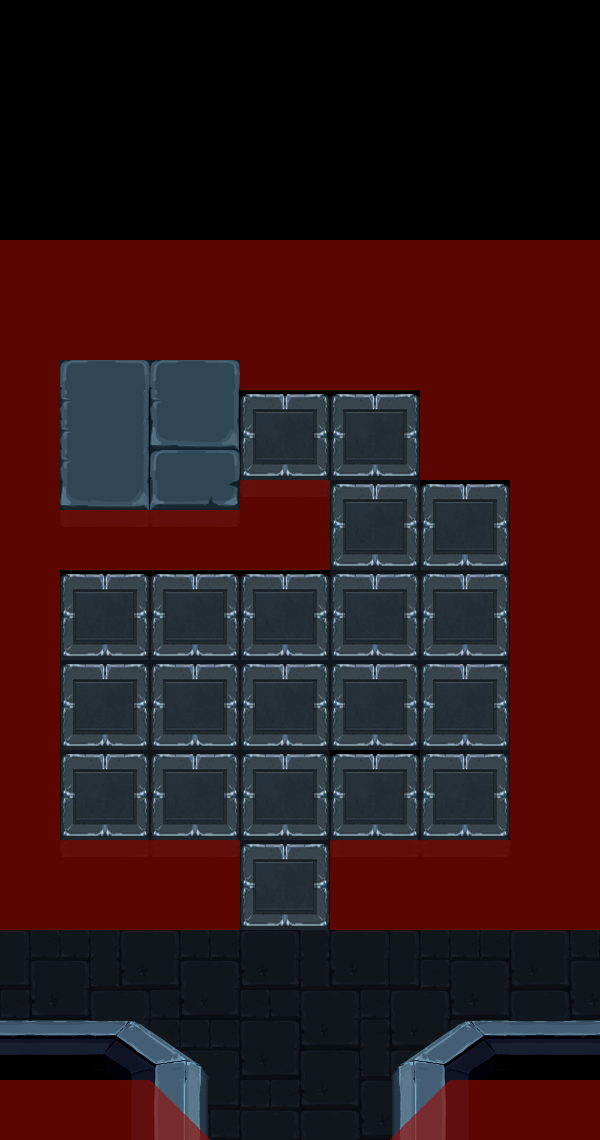

A level layout from a 2D game, rendered from its tile map. Below: a short description, then the map file with tile-grid data replaced by summaries:
An orthogonal 20x38 tile map with 30x30 px tiles, 6 tile layers (0, 1, Shadows, 11, ...), 25 tilesets and 53 objects (29x obj_obstacle, 20x number_on, start, obj_tutorial, obj_switch, ...).

<map version="1.0" orientation="orthogonal" width="20" height="38" tilewidth="30" tileheight="30">
 <properties>
  <property name="puzzle" value="numbers" />
 </properties>
 <tileset firstgid="1" name="collisions" tilewidth="30" tileheight="30">
  <image source="res/collisions.png" width="150" height="30" />
 </tileset>
 <tileset firstgid="6" name="tileset_caves" tilewidth="30" tileheight="30">
  <image source="res/tileset_caves.png" width="1102" height="627" />
 </tileset>
 <tileset firstgid="726" name="n01" tilewidth="90" tileheight="90">
  <image source="../puzzles/numbers/number_on_01.png" width="90" height="90" />
 </tileset>
 <tileset firstgid="727" name="n02" tilewidth="90" tileheight="90">
  <image source="../puzzles/numbers/number_on_02.png" width="90" height="90" />
 </tileset>
 <tileset firstgid="728" name="n03" tilewidth="90" tileheight="90">
  <image source="../puzzles/numbers/number_on_03.png" width="90" height="90" />
 </tileset>
 <tileset firstgid="729" name="n04" tilewidth="90" tileheight="90">
  <image source="../puzzles/numbers/number_on_04.png" width="90" height="90" />
 </tileset>
 <tileset firstgid="730" name="n05" tilewidth="90" tileheight="90">
  <image source="../puzzles/numbers/number_on_05.png" width="90" height="90" />
 </tileset>
 <tileset firstgid="731" name="n06" tilewidth="90" tileheight="90">
  <image source="../puzzles/numbers/number_on_06.png" width="90" height="90" />
 </tileset>
 <tileset firstgid="732" name="n07" tilewidth="90" tileheight="90">
  <image source="../puzzles/numbers/number_on_07.png" width="90" height="90" />
 </tileset>
 <tileset firstgid="733" name="n08" tilewidth="90" tileheight="90">
  <image source="../puzzles/numbers/number_on_08.png" width="90" height="90" />
 </tileset>
 <tileset firstgid="734" name="n09" tilewidth="90" tileheight="90">
  <image source="../puzzles/numbers/number_on_09.png" width="90" height="90" />
 </tileset>
 <tileset firstgid="735" name="n10" tilewidth="90" tileheight="90">
  <image source="../puzzles/numbers/number_on_10.png" width="90" height="90" />
 </tileset>
 <tileset firstgid="736" name="n11" tilewidth="90" tileheight="90">
  <image source="../puzzles/numbers/number_on_11.png" width="90" height="90" />
 </tileset>
 <tileset firstgid="737" name="n12" tilewidth="90" tileheight="90">
  <image source="../puzzles/numbers/number_on_12.png" width="90" height="90" />
 </tileset>
 <tileset firstgid="738" name="n13" tilewidth="90" tileheight="90">
  <image source="../puzzles/numbers/number_on_13.png" width="90" height="90" />
 </tileset>
 <tileset firstgid="739" name="n14" tilewidth="90" tileheight="90">
  <image source="../puzzles/numbers/number_on_14.png" width="90" height="90" />
 </tileset>
 <tileset firstgid="740" name="n15" tilewidth="90" tileheight="90">
  <image source="../puzzles/numbers/number_on_15.png" width="90" height="90" />
 </tileset>
 <tileset firstgid="741" name="n16" tilewidth="90" tileheight="90">
  <image source="../puzzles/numbers/number_on_16.png" width="90" height="90" />
 </tileset>
 <tileset firstgid="742" name="n17" tilewidth="90" tileheight="90">
  <image source="../puzzles/numbers/number_on_17.png" width="90" height="90" />
 </tileset>
 <tileset firstgid="743" name="n18" tilewidth="90" tileheight="90">
  <image source="../puzzles/numbers/number_on_18.png" width="90" height="90" />
 </tileset>
 <tileset firstgid="744" name="n19" tilewidth="90" tileheight="90">
  <image source="../puzzles/numbers/number_on_19.png" width="90" height="90" />
 </tileset>
 <tileset firstgid="745" name="n20" tilewidth="90" tileheight="90">
  <image source="../puzzles/numbers/number_on_20.png" width="90" height="90" />
 </tileset>
 <tileset firstgid="746" name="obstacle" tilewidth="20" tileheight="20">
  <image source="../objects/obstacle.png" width="20" height="20" />
 </tileset>
 <tileset firstgid="747" name="cave_switch_up" tilewidth="60" tileheight="60">
  <image source="../objects/cave_switch_up.png" trans="ffffff" width="60" height="60" />
 </tileset>
 <tileset firstgid="748" name="tutorial_tile" tilewidth="60" tileheight="60">
  <image source="../objects/tutorial_tile.png" width="60" height="60" />
 </tileset>
 <layer name="0" width="20" height="38">
  <properties>
   <property name="layer" value="0" />
  </properties>
  <data>[760 cells, 0 non-empty, 0 distinct tile ids]</data>
 </layer>
 <layer name="1" width="20" height="38">
  <properties>
   <property name="layer" value="1" />
  </properties>
  <data>[760 cells, 341 non-empty, 47 distinct tile ids]</data>
 </layer>
 <layer name="Shadows" width="20" height="38">
  <properties>
   <property name="layer" value="2" />
  </properties>
  <data>[760 cells, 0 non-empty, 0 distinct tile ids]</data>
 </layer>
 <layer name="11" width="20" height="38">
  <properties>
   <property name="layer" value="11" />
  </properties>
  <data>[760 cells, 33 non-empty, 1 distinct tile ids]</data>
 </layer>
 <layer name="12" width="20" height="38">
  <properties>
   <property name="layer" value="12" />
  </properties>
  <data>[760 cells, 50 non-empty, 40 distinct tile ids]</data>
 </layer>
 <objectgroup color="#00ff00" name="Num On" width="20" height="38" visible="0">
  <object name="number_on_14" type="number_on" gid="739" x="240" y="660">
   <properties>
    <property name="visible" value="true" />
   </properties>
  </object>
  <object name="number_on_06" type="number_on" gid="731" x="330" y="750">
   <properties>
    <property name="visible" value="true" />
   </properties>
  </object>
 </objectgroup>
 <objectgroup name="Num Off" width="20" height="38" visible="0" opacity="0.17">
  <object name="number_on_02" type="number_on" gid="727" x="240" y="840" />
  <object name="number_on_01" type="number_on" gid="726" x="240" y="930" />
  <object name="number_on_04" type="number_on" gid="729" x="420" y="840" />
  <object name="number_on_07" type="number_on" gid="732" x="240" y="750" />
  <object name="number_on_08" type="number_on" gid="733" x="150" y="750" />
  <object name="number_on_09" type="number_on" gid="734" x="150" y="840" />
  <object name="number_on_10" type="number_on" gid="735" x="60" y="840" />
  <object name="number_on_12" type="number_on" gid="737" x="60" y="660" />
  <object name="number_on_13" type="number_on" gid="738" x="150" y="660" />
  <object name="number_on_15" type="number_on" gid="740" x="330" y="660" />
  <object name="number_on_16" type="number_on" gid="741" x="420" y="660" />
  <object name="number_on_03" type="number_on" gid="728" x="330" y="840" />
  <object name="number_on_11" type="number_on" gid="736" x="60" y="750" />
  <object name="number_on_05" type="number_on" gid="730" x="420" y="750" />
  <object name="number_on_17" type="number_on" gid="742" x="420" y="570" />
  <object name="number_on_18" type="number_on" gid="743" x="330" y="570" />
  <object name="number_on_19" type="number_on" gid="744" x="330" y="480" />
  <object name="number_on_20" type="number_on" gid="745" x="240" y="480" />
 </objectgroup>
 <objectgroup color="#00ff00" name="trigger" width="20" height="38" />
 <objectgroup color="#ff0000" name="Start" width="20" height="38">
  <object name="start" x="295" y="1051" />
  <object name="obj_tutorial" gid="748" x="511" y="970">
   <properties>
    <property name="dialogID" value="tutorial_numbers" />
   </properties>
  </object>
 </objectgroup>
 <objectgroup color="#ffff00" name="doors" width="20" height="38">
  <!-- 19 objects omitted --></objectgroup>
 <objectgroup name="objects" width="20" height="38">
  <!-- 12 objects omitted --></objectgroup>
 <layer name="collisions" width="20" height="38" opacity="0.61">
  <data>[760 cells, 276 non-empty, 3 distinct tile ids]</data>
 </layer>
</map>
<!-- 31 of 53 objects omitted -->
